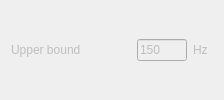
                           <widget class="QWidget" name="widget_stabTolFrequency_upperBound_SSI" native="true">
                            <property name="sizePolicy">
                             <sizepolicy hsizetype="Fixed" vsizetype="Fixed">
                              <horstretch>0</horstretch>
                              <verstretch>0</verstretch>
                             </sizepolicy>
                            </property>
                            <property name="minimumSize">
                             <size>
                              <width>100</width>
                              <height>0</height>
                             </size>
                            </property>
                            <layout class="QHBoxLayout" name="horizontalLayout_32">
                             <property name="topMargin">
                              <number>0</number>
                             </property>
                             <property name="bottomMargin">
                              <number>0</number>
                             </property>
                             <item>
                              <widget class="QLabel" name="label_stabTolFrequency_upperBound_SSI">
                               <property name="enabled">
                                <bool>false</bool>
                               </property>
                               <property name="sizePolicy">
                                <sizepolicy hsizetype="Fixed" vsizetype="Fixed">
                                 <horstretch>0</horstretch>
                                 <verstretch>0</verstretch>
                                </sizepolicy>
                               </property>
                               <property name="minimumSize">
                                <size>
                                 <width>120</width>
                                 <height>0</height>
                                </size>
                               </property>
                               <property name="text">
                                <string>Upper bound</string>
                               </property>
                               <property name="alignment">
                                <set>Qt::AlignJustify|Qt::AlignVCenter</set>
                               </property>
                              </widget>
                             </item>
                             <item alignment="Qt::AlignLeft">
                              <widget class="QLineEdit" name="lineEdit_stabTolFrequency_upperBound_SSI">
                               <property name="enabled">
                                <bool>false</bool>
                               </property>
                               <property name="sizePolicy">
                                <sizepolicy hsizetype="Fixed" vsizetype="Fixed">
                                 <horstretch>0</horstretch>
                                 <verstretch>0</verstretch>
                                </sizepolicy>
                               </property>
                               <property name="minimumSize">
                                <size>
                                 <width>30</width>
                                 <height>0</height>
                                </size>
                               </property>
                               <property name="maximumSize">
                                <size>
                                 <width>50</width>
                                 <height>16777215</height>
                                </size>
                               </property>
                               <property name="text">
                                <string>150</string>
                               </property>
                               <property name="maxLength">
                                <number>8</number>
                               </property>
                              </widget>
                             </item>
                             <item alignment="Qt::AlignLeft">
                              <widget class="QLabel" name="label_stabTolFrequency_upperBoundUnits_SSI">
                               <property name="enabled">
                                <bool>false</bool>
                               </property>
                               <property name="sizePolicy">
                                <sizepolicy hsizetype="Fixed" vsizetype="Fixed">
                                 <horstretch>0</horstretch>
                                 <verstretch>0</verstretch>
                                </sizepolicy>
                               </property>
                               <property name="minimumSize">
                                <size>
                                 <width>20</width>
                                 <height>0</height>
                                </size>
                               </property>
                               <property name="text">
                                <string>Hz</string>
                               </property>
                              </widget>
                             </item>
                            </layout>
                           </widget>
